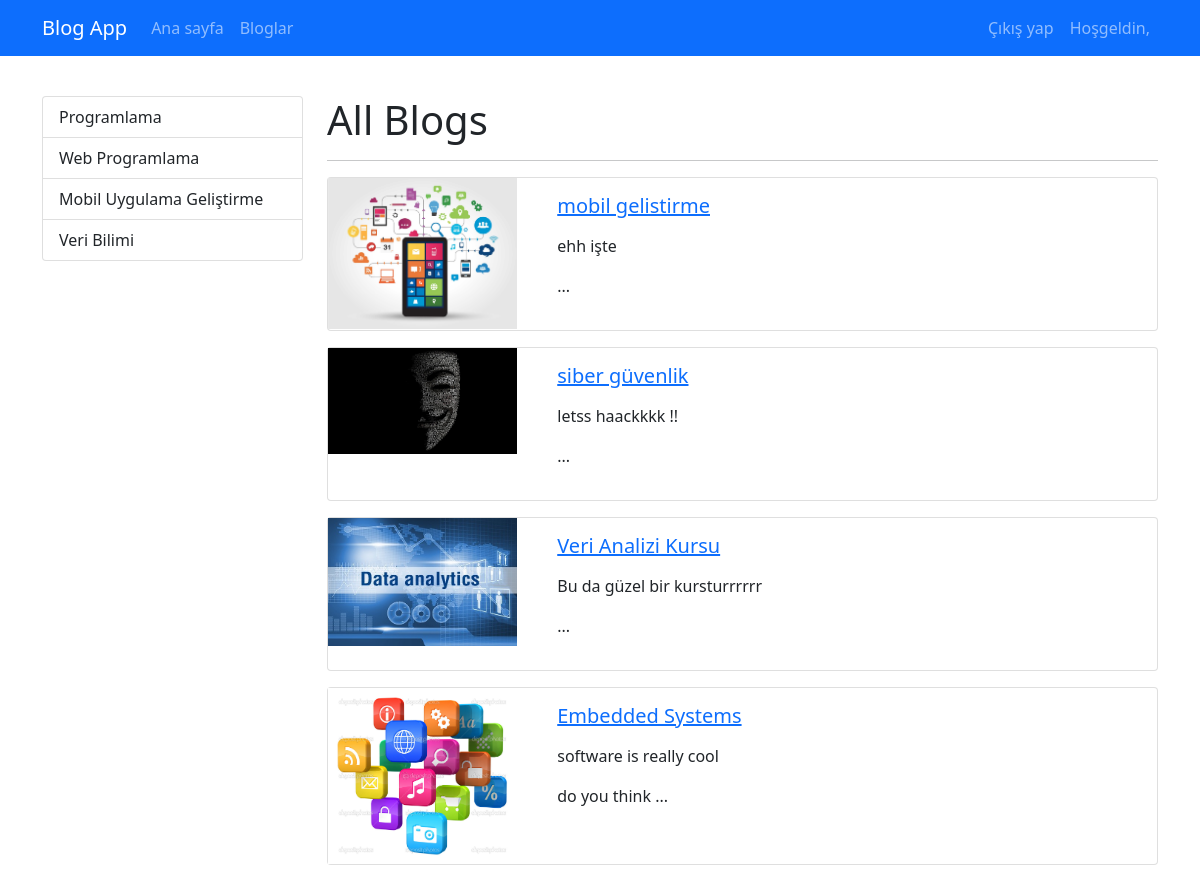
/blogs (signed in), run on the app's committed database.
### blog/models.py (models this page shows, shortened)
class Category(models.Model):
    name = models.CharField(max_length=150)
    slug = models.SlugField(null=True,blank=True,unique=True,db_index=True,editable=False)

class Blog(models.Model):
    title = models.CharField(max_length=200)
    image = models.ImageField(upload_to = "blogs")
    description = RichTextField()
    is_active = models.BooleanField()
    is_home = models.BooleanField()
    slug = models.SlugField(null=False,blank=True ,unique=True, db_index=True,editable=False)  #blank=True olayı django admin panelinde bir zorunluluk olmaması açısından kullanılır. Null ise veritabanıyla ilgili bir parametredir
    categories = models.ManyToManyField(Category, blank=True)

### blog/views.py (the view)
# urls.py: path("blogs",views.blogs,name="blogs"),
@login_required(login_url ="account/login")
def blogs(request):
    context = {
        "blogs" : Blog.objects.filter(is_active = True),
        "categories" : Category.objects.all(),
    }
    return render(request,"blog/blogs.html",context)

### blog/templates/blog/blogs.html
{% extends "base.html" %}
{% block content %}
<div class="container mt-3">
    <div class="row">
    <div class="col-3">
         {% include 'blog/partials/_categories.html' %}
    </div>
    <div class="col-9">
    <h1>All Blogs</h1>
    <hr>
     {% if blogs|length > 0%}
    {% for blog in blogs %}
    {% include 'blog/partials/_blog.html' %}
    {% endfor %}
    {% else %}
     <div class="alert alert-warning" role="alert">
     Bu kategoriye ait bir kayıt bulunmamaktadır :(
     </div>
    {% endif %}
     </div>
{% endblock %}

### blog/templates/blog/partials/_categories.html
<div class="list-group">
{% for category in categories %}
{% if category.slug == selectedSlug %}
<a href="{% url 'blogs_by_category' category.slug %}" class="list-group-item list-group-item-action active ">{{category.name|title}}</a>
{% else %}
<a href="{% url 'blogs_by_category' category.slug %}" class="list-group-item list-group-item-action">{{category.name|title}}</a>
{% endif %}
{% endfor %}
</div>

### blog/templates/blog/partials/_blog.html
<div class="card mb-3">
    <div class="row">
        <div class="col-md-3">
            <img src="{{blog.image.url}}" alt="" class="img-fluid">
        </div>
        <div class="col-md-9">
            <div class="card-body">
                <h5 class="card-title">
                    <a href="{% url 'blog_details' blog.slug %}">
                    {{blog.title}}
                    </a>
                </h5>
                <p class="card-text">
                    {{blog.description|safe|slice:"0:50"}} ...
                </p>
            </div>
        </div>
    </div>
</div>

### data on the page
Category: name "Programlama"
Category: name "Web Programlama"
Category: name "Mobil Uygulama Geliştirme"
Category: name "Veri Bilimi"
Blog: image (picture), title "mobil gelistirme", description "ehh işte"
Blog: image (picture), title "siber güvenlik", description "letss haackkkk !!"
Blog: image (picture), title "Veri Analizi Kursu", description "Bu da güzel bir kursturrrrrr"
Blog: image (picture), title "Embedded Systems", description "software is really cool do you think"
